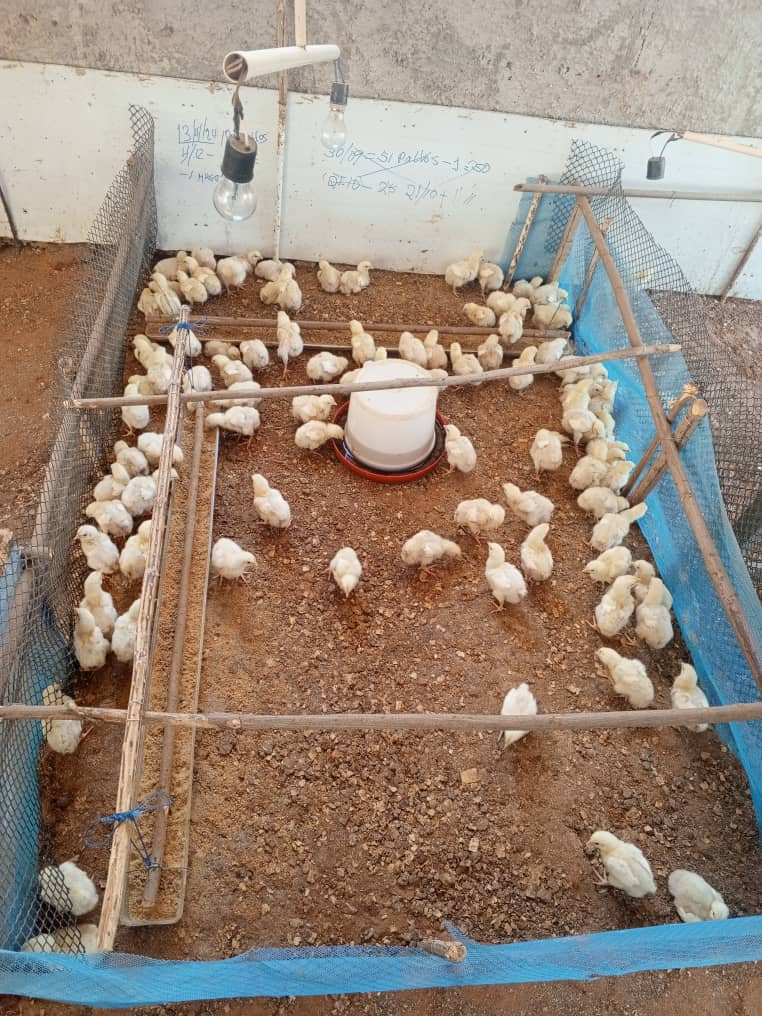
#> input picture pollos.jpg, 762 x 1016 px
$ python detectacolor.py
#> lines starting #> are read from the running program, lines starting #| are printed output that depends on the picture; after the words box and inside, x2 and y2 are one past the last pixel; in counts of white or black regions, pixels touching at a corner belong together
import cv2
import numpy as np

def nothing(x):
    pass

# Cargar la imagen
imagen = cv2.imread('pollos.jpg')
#> imagen is the input picture: shape (1016, 762, 3); mean B, G, R 122.8, 135.9, 152.1
hsv = cv2.cvtColor(imagen, cv2.COLOR_BGR2HSV)
#> hsv: shape (1016, 762, 3); mean H, S, V 28.7, 81.4, 160.3

# Crear una ventana
cv2.namedWindow('Trackbars')

# Crear trackbars para ajustar los valores de HSV
cv2.createTrackbar('Lower Hue', 'Trackbars', 0, 179, nothing)
#> slider 'Lower Hue' is set to 35
cv2.createTrackbar('Upper Hue', 'Trackbars', 179, 179, nothing)
cv2.createTrackbar('Lower Saturation', 'Trackbars', 0, 255, nothing)
#> slider 'Lower Saturation' is set to 51
cv2.createTrackbar('Upper Saturation', 'Trackbars', 255, 255, nothing)
cv2.createTrackbar('Lower Value', 'Trackbars', 0, 255, nothing)
#> slider 'Lower Value' is set to 51
cv2.createTrackbar('Upper Value', 'Trackbars', 255, 255, nothing)

while True:
    # Obtener los valores actuales de las trackbars
    lower_hue = cv2.getTrackbarPos('Lower Hue', 'Trackbars')
    upper_hue = cv2.getTrackbarPos('Upper Hue', 'Trackbars')
    lower_saturation = cv2.getTrackbarPos('Lower Saturation', 'Trackbars')
    upper_saturation = cv2.getTrackbarPos('Upper Saturation', 'Trackbars')
    lower_value = cv2.getTrackbarPos('Lower Value', 'Trackbars')
    upper_value = cv2.getTrackbarPos('Upper Value', 'Trackbars')

    # Definir el rango de colores amarillos en HSV
    lower_yellow = np.array([lower_hue, lower_saturation, lower_value])
    upper_yellow = np.array([upper_hue, upper_saturation, upper_value])

    # Crear una máscara para los colores amarillos
    mask = cv2.inRange(hsv, lower_yellow, upper_yellow)
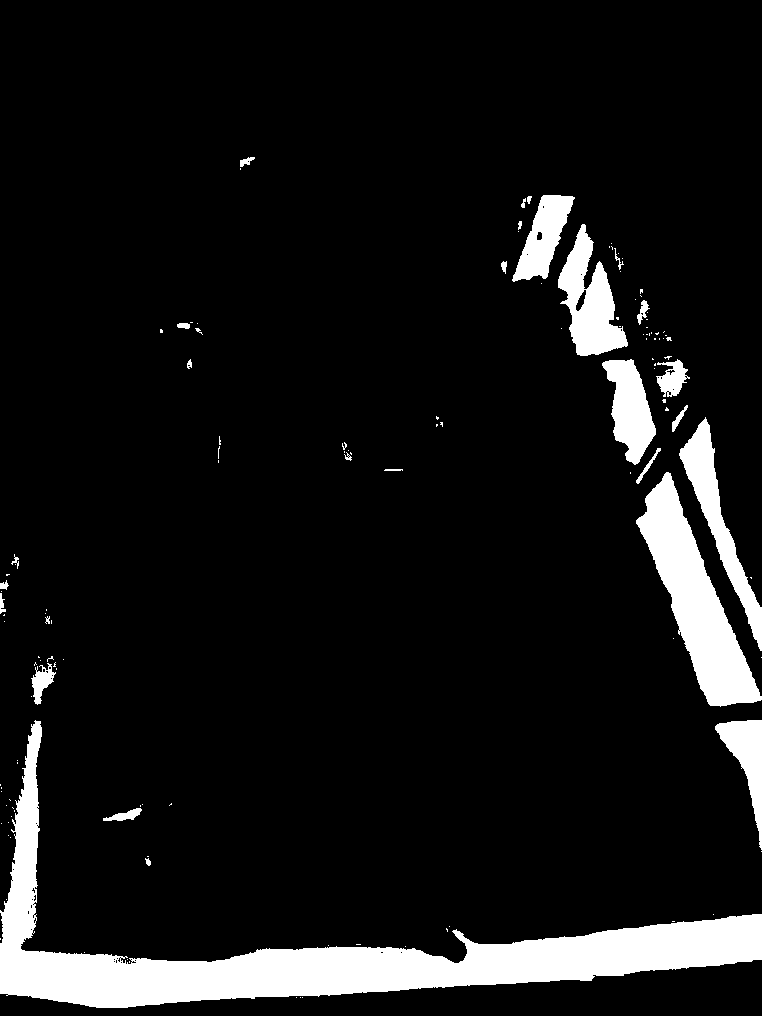
#> mask: shape (1016, 762); 9% white; 132 white regions (102 under 20 px), largest, box (x1, y1, x2, y2) and area: (0, 720, 762, 1008) 38697, (636, 472, 762, 707) 10844, (558, 224, 628, 356) 4556

    # Aplicar la máscara a la imagen original
    res = cv2.bitwise_and(imagen, imagen, mask=mask)
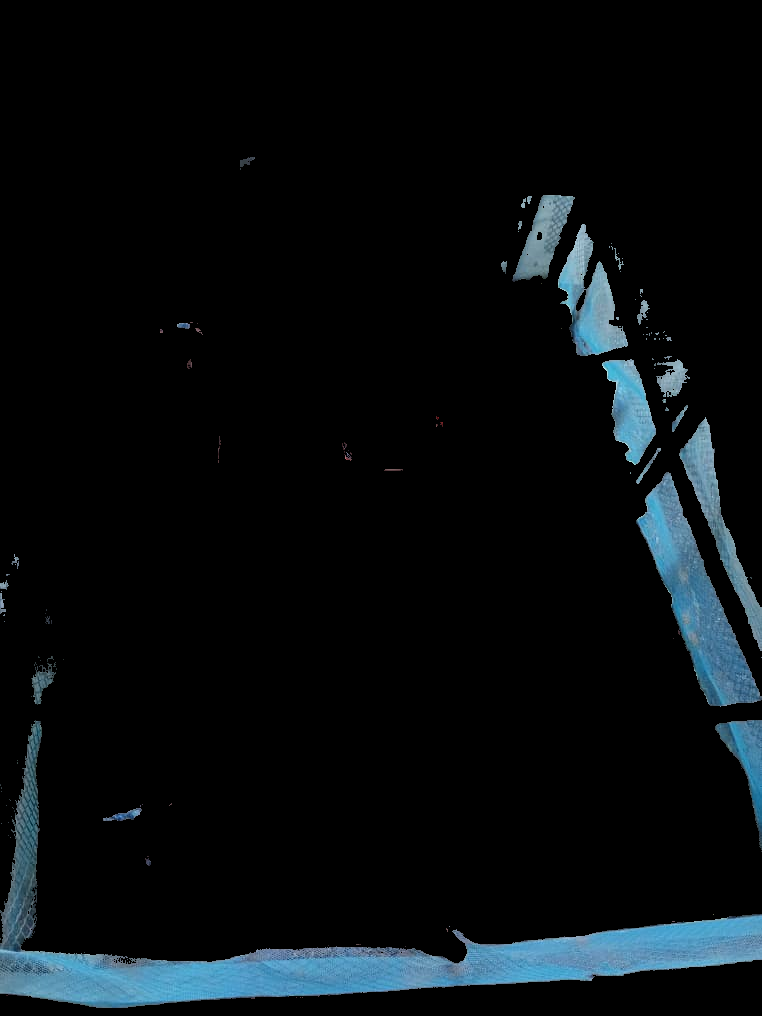
#> res: shape (1016, 762, 3); mean B, G, R 15.1, 12.6, 7.9

    # Mostrar la imagen resultante
    cv2.imshow('Original', imagen)
    cv2.imshow('Mask', mask)
    cv2.imshow('Result', res)

    # Salir del bucle con la tecla 'q'
    if cv2.waitKey(1) & 0xFF == ord('q'):
#> (key q is pressed here)
        break

cv2.destroyAllWindows()

$ run again, with example.png saved as pollos.jpg
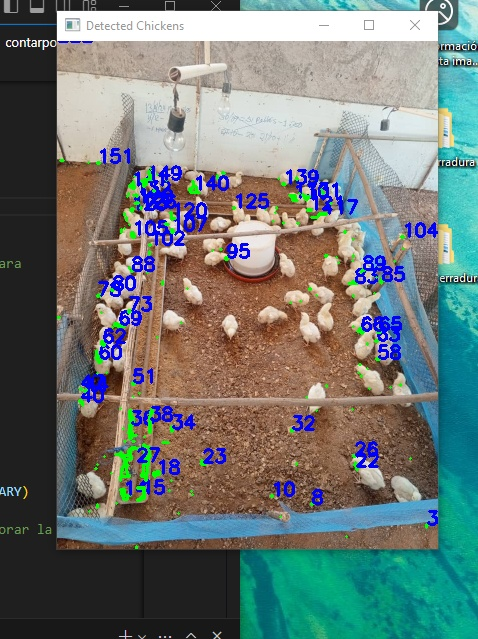
#> input picture example.png, 478 x 639 px
#> imagen is the input picture: shape (639, 478, 3); mean B, G, R 118, 121.4, 110.3
#> hsv: shape (639, 478, 3); mean H, S, V 41.8, 89.6, 142.5
#> `mask = cv2.inRange(hsv, lower_yellow, upper_yellow)`:
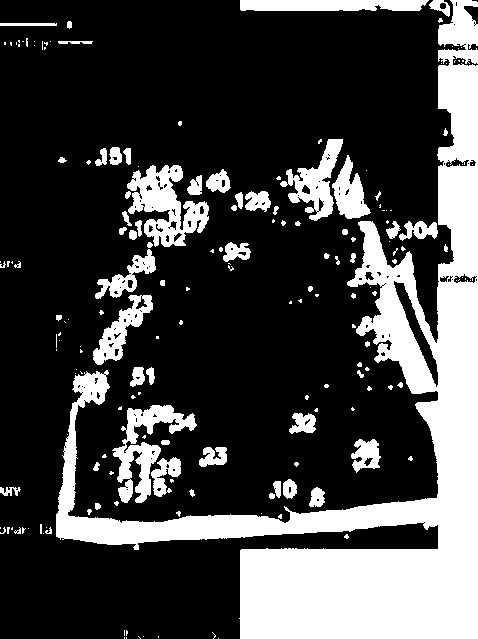
#> mask: shape (639, 478); 26.4% white; 183 white regions (115 under 20 px), largest, box (x1, y1, x2, y2) and area: (56, 0, 478, 639) 58739, (127, 165, 209, 247) 3329, (112, 405, 197, 503) 2906
#> `res = cv2.bitwise_and(imagen, imagen, mask=mask)`:
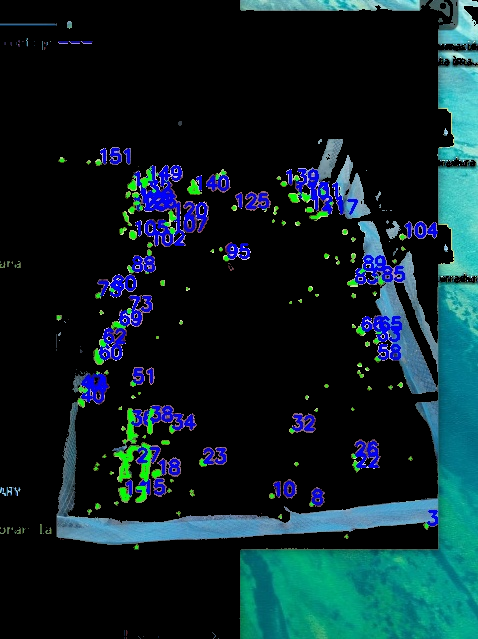
#> res: shape (639, 478, 3); mean B, G, R 39.7, 34.7, 12.5
